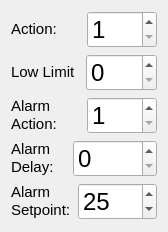
  <widget class="QWidget" name="layoutWidget_3">
   <property name="geometry">
    <rect>
     <x>190</x>
     <y>60</y>
     <width>168</width>
     <height>232</height>
    </rect>
   </property>
   <layout class="QVBoxLayout" name="verticalLayout_21">
    <item>
     <layout class="QVBoxLayout" name="verticalLayout_22">
      <item>
       <layout class="QVBoxLayout" name="verticalLayout_23">
        <item>
         <layout class="QHBoxLayout" name="horizontalLayout_28">
          <item>
           <widget class="QLabel" name="output_two_actionLabel">
            <property name="text">
             <string>&lt;!DOCTYPE HTML PUBLIC &quot;-//W3C//DTD HTML 4.0//EN&quot; &quot;http://www.w3.org/TR/REC-html40/strict.dtd&quot;&gt;
&lt;html&gt;&lt;head&gt;&lt;meta name=&quot;qrichtext&quot; content=&quot;1&quot; /&gt;&lt;style type=&quot;text/css&quot;&gt;
p, li { white-space: pre-wrap; }
&lt;/style&gt;&lt;/head&gt;&lt;body style=&quot; font-family:'Ubuntu'; font-size:11pt; font-weight:400; font-style:normal;&quot;&gt;
&lt;table border=&quot;0&quot; style=&quot;-qt-table-type: root; margin-top:4px; margin-bottom:4px; margin-left:4px; margin-right:4px;&quot;&gt;
&lt;tr&gt;
&lt;td style=&quot;border: none;&quot;&gt;
&lt;p style=&quot; margin-top:0px; margin-bottom:0px; margin-left:0px; margin-right:0px; -qt-block-indent:0; text-indent:0px;&quot;&gt;&lt;span style=&quot; font-family:'MS Shell Dlg 2';&quot;&gt;Action:&lt;/span&gt;&lt;/p&gt;&lt;/td&gt;&lt;/tr&gt;&lt;/table&gt;&lt;/body&gt;&lt;/html&gt;</string>
            </property>
           </widget>
          </item>
          <item>
           <widget class="QDoubleSpinBox" name="output_two_actionSpinBox">
            <property name="font">
             <font>
              <pointsize>18</pointsize>
             </font>
            </property>
            <property name="decimals">
             <number>0</number>
            </property>
            <property name="minimum">
             <double>1.000000000000000</double>
            </property>
            <property name="maximum">
             <double>2.000000000000000</double>
            </property>
            <property name="value">
             <double>1.000000000000000</double>
            </property>
           </widget>
          </item>
         </layout>
        </item>
        <item>
         <layout class="QHBoxLayout" name="horizontalLayout_29">
          <item>
           <widget class="QLabel" name="output_two_lowlimitLabel">
            <property name="text">
             <string>&lt;!DOCTYPE HTML PUBLIC &quot;-//W3C//DTD HTML 4.0//EN&quot; &quot;http://www.w3.org/TR/REC-html40/strict.dtd&quot;&gt;
&lt;html&gt;&lt;head&gt;&lt;meta name=&quot;qrichtext&quot; content=&quot;1&quot; /&gt;&lt;style type=&quot;text/css&quot;&gt;
p, li { white-space: pre-wrap; }
&lt;/style&gt;&lt;/head&gt;&lt;body style=&quot; font-family:'Ubuntu'; font-size:11pt; font-weight:400; font-style:normal;&quot;&gt;
&lt;table border=&quot;0&quot; style=&quot;-qt-table-type: root; margin-top:4px; margin-bottom:4px; margin-left:4px; margin-right:4px;&quot;&gt;
&lt;tr&gt;
&lt;td style=&quot;border: none;&quot;&gt;
&lt;p style=&quot; margin-top:0px; margin-bottom:0px; margin-left:0px; margin-right:0px; -qt-block-indent:0; text-indent:0px;&quot;&gt;&lt;span style=&quot; font-family:'MS Shell Dlg 2';&quot;&gt;Low Limit&lt;/span&gt;&lt;/p&gt;&lt;/td&gt;&lt;/tr&gt;&lt;/table&gt;&lt;/body&gt;&lt;/html&gt;</string>
            </property>
           </widget>
          </item>
          <item>
           <widget class="QDoubleSpinBox" name="output_two_lowlimitSpinBox">
            <property name="font">
             <font>
              <pointsize>18</pointsize>
             </font>
            </property>
            <property name="decimals">
             <number>0</number>
            </property>
            <property name="minimum">
             <double>0.000000000000000</double>
            </property>
            <property name="maximum">
             <double>100.000000000000000</double>
            </property>
            <property name="value">
             <double>0.000000000000000</double>
            </property>
           </widget>
          </item>
         </layout>
        </item>
       </layout>
      </item>
      <item>
       <layout class="QVBoxLayout" name="verticalLayout_24">
        <item>
         <layout class="QHBoxLayout" name="horizontalLayout_30">
          <item>
           <widget class="QLabel" name="output_two_alarmactionLabel">
            <property name="text">
             <string>&lt;!DOCTYPE HTML PUBLIC &quot;-//W3C//DTD HTML 4.0//EN&quot; &quot;http://www.w3.org/TR/REC-html40/strict.dtd&quot;&gt;
&lt;html&gt;&lt;head&gt;&lt;meta name=&quot;qrichtext&quot; content=&quot;1&quot; /&gt;&lt;style type=&quot;text/css&quot;&gt;
p, li { white-space: pre-wrap; }
&lt;/style&gt;&lt;/head&gt;&lt;body style=&quot; font-family:'Ubuntu'; font-size:11pt; font-weight:400; font-style:normal;&quot;&gt;
&lt;table border=&quot;0&quot; style=&quot;-qt-table-type: root; margin-top:4px; margin-bottom:4px; margin-left:4px; margin-right:4px;&quot;&gt;
&lt;tr&gt;
&lt;td style=&quot;border: none;&quot;&gt;
&lt;p style=&quot; margin-top:0px; margin-bottom:0px; margin-left:0px; margin-right:0px; -qt-block-indent:0; text-indent:0px;&quot;&gt;Alarm&lt;/p&gt;
&lt;p style=&quot; margin-top:0px; margin-bottom:0px; margin-left:0px; margin-right:0px; -qt-block-indent:0; text-indent:0px;&quot;&gt;&lt;span style=&quot; font-family:'MS Shell Dlg 2';&quot;&gt;Action:&lt;/span&gt;&lt;/p&gt;&lt;/td&gt;&lt;/tr&gt;&lt;/table&gt;&lt;/body&gt;&lt;/html&gt;</string>
            </property>
           </widget>
          </item>
          <item>
           <widget class="QDoubleSpinBox" name="output_two_alarmactionSpinBox">
            <property name="font">
             <font>
              <pointsize>18</pointsize>
             </font>
            </property>
            <property name="decimals">
             <number>0</number>
            </property>
            <property name="minimum">
             <double>1.000000000000000</double>
            </property>
            <property name="maximum">
             <double>3.000000000000000</double>
            </property>
            <property name="value">
             <double>1.000000000000000</double>
            </property>
           </widget>
          </item>
         </layout>
        </item>
        <item>
         <layout class="QHBoxLayout" name="horizontalLayout_31">
          <item>
           <widget class="QLabel" name="output_two_alarm_delayLabel">
            <property name="text">
             <string>&lt;!DOCTYPE HTML PUBLIC &quot;-//W3C//DTD HTML 4.0//EN&quot; &quot;http://www.w3.org/TR/REC-html40/strict.dtd&quot;&gt;
&lt;html&gt;&lt;head&gt;&lt;meta name=&quot;qrichtext&quot; content=&quot;1&quot; /&gt;&lt;style type=&quot;text/css&quot;&gt;
p, li { white-space: pre-wrap; }
&lt;/style&gt;&lt;/head&gt;&lt;body style=&quot; font-family:'Ubuntu'; font-size:11pt; font-weight:400; font-style:normal;&quot;&gt;
&lt;table border=&quot;0&quot; style=&quot;-qt-table-type: root; margin-top:4px; margin-bottom:4px; margin-left:4px; margin-right:4px;&quot;&gt;
&lt;tr&gt;
&lt;td style=&quot;border: none;&quot;&gt;
&lt;p style=&quot; margin-top:0px; margin-bottom:0px; margin-left:0px; margin-right:0px; -qt-block-indent:0; text-indent:0px;&quot;&gt;&lt;span style=&quot; font-family:'MS Shell Dlg 2';&quot;&gt;Alarm&lt;/span&gt;&lt;/p&gt;
&lt;p style=&quot; margin-top:0px; margin-bottom:0px; margin-left:0px; margin-right:0px; -qt-block-indent:0; text-indent:0px;&quot;&gt;&lt;span style=&quot; font-family:'MS Shell Dlg 2';&quot;&gt;Delay:&lt;/span&gt;&lt;/p&gt;&lt;/td&gt;&lt;/tr&gt;&lt;/table&gt;&lt;/body&gt;&lt;/html&gt;</string>
            </property>
           </widget>
          </item>
          <item>
           <widget class="QDoubleSpinBox" name="output_two_alarm_delaySpinBox">
            <property name="font">
             <font>
              <pointsize>18</pointsize>
             </font>
            </property>
            <property name="decimals">
             <number>0</number>
            </property>
            <property name="minimum">
             <double>0.000000000000000</double>
            </property>
            <property name="maximum">
             <double>9999.000000000000000</double>
            </property>
            <property name="value">
             <double>0.000000000000000</double>
            </property>
           </widget>
          </item>
         </layout>
        </item>
       </layout>
      </item>
     </layout>
    </item>
    <item>
     <layout class="QHBoxLayout" name="horizontalLayout_32">
      <item>
       <widget class="QLabel" name="output_two_alarm_setpointLabel">
        <property name="text">
         <string>&lt;!DOCTYPE HTML PUBLIC &quot;-//W3C//DTD HTML 4.0//EN&quot; &quot;http://www.w3.org/TR/REC-html40/strict.dtd&quot;&gt;
&lt;html&gt;&lt;head&gt;&lt;meta name=&quot;qrichtext&quot; content=&quot;1&quot; /&gt;&lt;style type=&quot;text/css&quot;&gt;
p, li { white-space: pre-wrap; }
&lt;/style&gt;&lt;/head&gt;&lt;body style=&quot; font-family:'Ubuntu'; font-size:11pt; font-weight:400; font-style:normal;&quot;&gt;
&lt;table border=&quot;0&quot; style=&quot;-qt-table-type: root; margin-top:4px; margin-bottom:4px; margin-left:4px; margin-right:4px;&quot;&gt;
&lt;tr&gt;
&lt;td style=&quot;border: none;&quot;&gt;
&lt;p style=&quot; margin-top:0px; margin-bottom:0px; margin-left:0px; margin-right:0px; -qt-block-indent:0; text-indent:0px;&quot;&gt;&lt;span style=&quot; font-family:'MS Shell Dlg 2';&quot;&gt;Alarm&lt;/span&gt;&lt;/p&gt;
&lt;p style=&quot; margin-top:0px; margin-bottom:0px; margin-left:0px; margin-right:0px; -qt-block-indent:0; text-indent:0px;&quot;&gt;&lt;span style=&quot; font-family:'MS Shell Dlg 2';&quot;&gt;Setpoint:&lt;/span&gt;&lt;/p&gt;&lt;/td&gt;&lt;/tr&gt;&lt;/table&gt;&lt;/body&gt;&lt;/html&gt;</string>
        </property>
       </widget>
      </item>
      <item>
       <widget class="QDoubleSpinBox" name="output_two_alarm_setpointSpinBox">
        <property name="font">
         <font>
          <pointsize>18</pointsize>
         </font>
        </property>
        <property name="decimals">
         <number>0</number>
        </property>
        <property name="minimum">
         <double>-556.000000000000000</double>
        </property>
        <property name="maximum">
         <double>556.000000000000000</double>
        </property>
        <property name="value">
         <double>25.000000000000000</double>
        </property>
       </widget>
      </item>
     </layout>
    </item>
   </layout>
  </widget>
